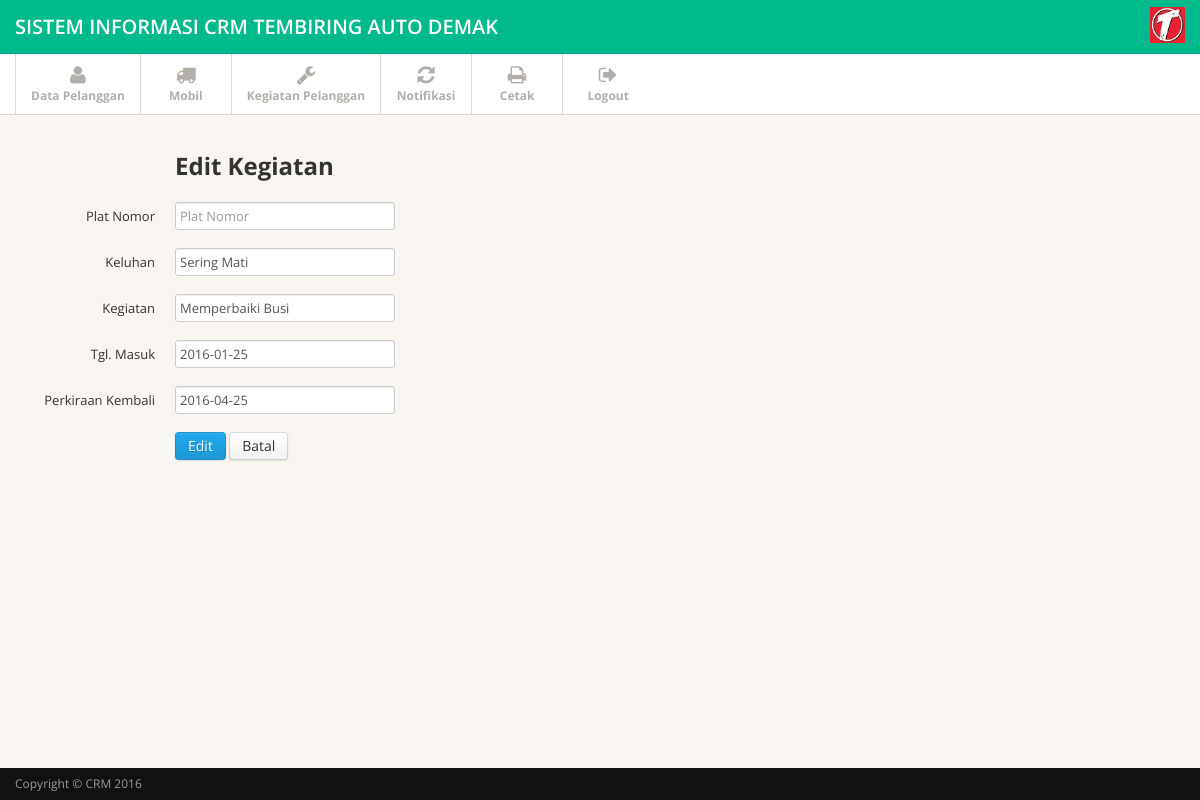
The app's page /edit_kegiatan.php?id=2 (signed in) with its own data.
### tables this page shows
CREATE TABLE IF NOT EXISTS `kegiatan` (
  `id_kegiatan` int(5) unsigned NOT NULL AUTO_INCREMENT,
  `id_pelanggan` int(5) unsigned NOT NULL,
  `id_mobil` int(5) unsigned NOT NULL,
  `keluhan` varchar(100) NOT NULL,
  `kegiatan` varchar(100) NOT NULL,
  `tanggal_masuk` date NOT NULL,
  `perkiraan_kembali` date NOT NULL,
  `status_kirim` enum('B','K') NOT NULL,
  PRIMARY KEY (`id_kegiatan`),
  KEY `FK_kegiatan_mobil` (`id_mobil`),
  KEY `FK_kegiatan_pelanggan` (`id_pelanggan`)
);

### sistem/db/MysqliDb.php (called while the page is built, shortened)
<?php
class MysqliDb
{
    public static $prefix = '';
    protected $_mysqli;
    protected $_query;
    protected $_queryOptions = array();
    protected $_orderBy = array();
    protected $_groupBy = array();
    protected $_bindParams = array('');
    protected $host;
    protected $username;
    protected $password;
    protected $db;
    protected $port;
    protected $charset;
    public $returnType = 'array';
    protected $_nestJoin = false;
    private $_tableName = '';
    protected $_mapKey = null;
    public function __construct($host = 'localhost', $username = 'root', $password = '', $db = 'crm', $port = null, $charset = 'utf8')
    {
        $isSubQuery = false;
        if (is_object($host)) {
            $this->_mysqli = $host;
        } else {
            $this->host = $host;
        }
        $this->username = $username;
        $this->password = $password;
        $this->db = $db;
        $this->port = $port;
        $this->charset = $charset;
    }
    public function connect()
    {
        $this->_mysqli = new mysqli($this->host, $this->username, $this->password, $this->db, $this->port);
        if ($this->charset) {
            $this->_mysqli->set_charset($this->charset);
        }
    }
    public function mysqli()
    {
        return $this->_mysqli;
    }
    protected function reset()
    {
        $this->_orderBy = array();
        $this->_groupBy = array();
        $this->_bindParams = array('');
        $this->_query = null;
        $this->_queryOptions = array();
        $this->returnType = 'array';
        $this->_nestJoin = false;
        $this->_tableName = '';
        $this->_mapKey = null;
    }
    public function get($tableName, $numRows = null, $columns = '*')
    {
        $column = is_array($columns) ? implode(', ', $columns) : $columns;
        if (strpos($tableName, '.') === false) {
            $this->_tableName = self::$prefix . $tableName;
        } else {
            $this->_tableName = $tableName;
        }
        $this->_query = 'SELECT ' . implode(' ', $this->_queryOptions) . ' ' .
            $column . " FROM " . $this->_tableName;
        $stmt = $this->_buildQuery($numRows);
        $stmt->execute();
        $res = $this->_dynamicBindResults($stmt);
        return $res;
    }
    public function getOne($tableName, $columns = '*')
    {
        $res = $this->get($tableName, 1, $columns);
        if ($res instanceof MysqliDb) {
            return $res;
        } elseif (is_array($res) && isset($res[0])) {
            return $res[0];
        } elseif ($res) {
            return $res;
        }
        return null;
    }
    protected function _determineType($item)
    {
        switch (gettype($item)) {
            case 'NULL':
            case 'string':
                return 's';
                break;
        }
        return '';
    }
    protected function _bindParam($value)
    {
        $this->_bindParams[0] .= $this->_determineType($value);
        array_push($this->_bindParams, $value);
    }
    protected function _buildPair($operator, $value)
    {
        if (!is_object($value)) {
            return ' ' . $operator . ' ? ';
        }
        $subQuery = $value->getSubQuery();
        return " " . $operator . " (" . $subQuery['query'] . ") " . $subQuery['alias'];
    }
    protected function _buildQuery($numRows = null, $tableData = null)
    {
        $stmt = $this->_prepareQuery();
        if (count($this->_bindParams) > 1) {
            call_user_func_array(array($stmt, 'bind_param'), $this->refValues($this->_bindParams));
        }
        return $stmt;
    }
    protected function _dynamicBindResults(mysqli_stmt $stmt)
    {
        $parameters = array();
        $results = array();
        $mysqlLongType = 252;
        $shouldStoreResult = false;
        $meta = $stmt->result_metadata();
        $row = array();
        while ($field = $meta->fetch_field()) {
            if ($this->_nestJoin && $field->table != $this->_tableName) {
                $field->table = substr($field->table, strlen(self::$prefix));
                $row[$field->table][$field->name] = null;
                $parameters[] = & $row[$field->table][$field->name];
            } else {
                $row[$field->name] = null;
                $parameters[] = & $row[$field->name];
            }
        }
        call_user_func_array(array($stmt, 'bind_result'), $parameters);
        while ($stmt->fetch()) {
            if ($this->returnType == 'object') {
                $result = new stdClass ();
                foreach ($row as $key => $val) {
                    if (is_array($val)) {
                        $result->$key = new stdClass ();
                        foreach ($val as $k => $v) {
                            $result->$key->$k = $v;
                        }
                    } else {
                        $result->$key = $val;
                    }
                }
            } else {
                $result = array();
                foreach ($row as $key => $val) {
                    if (is_array($val)) {
                        foreach ($val as $k => $v) {
                            $result[$key][$k] = $v;
                        }
                    } else {
                        $result[$key] = $val;
                    }
                }
            }
            if ($this->_mapKey) {
                $results[$row[$this->_mapKey]] = count($row) > 2 ? $result : end($result);
            } else {
                array_push($results, $result);
            }
        }
        return $results;
    }
    protected function _buildCondition($operator, &$conditions)
    {
        if (empty($conditions)) {
            return;
        }
        $this->_query .= ' ' . $operator;
        foreach ($conditions as $cond) {
            list ($concat, $varName, $operator, $val) = $cond;
            $this->_query .= " " . $concat . " " . $varName;
            switch (strtolower($operator)) {
                default:
                    if (is_array($val)) {
                        $this->_bindParams($val);
                    } elseif ($val === null) {
                        $this->_query .= $operator . " NULL";
                    } elseif ($val != 'DBNULL' || $val == '0') {
                        $this->_query .= $this->_buildPair($operator, $val);
                    }
            }
        }
    }
    protected function _buildGroupBy()
    {
        if (empty($this->_groupBy)) {
            return;
        }
        $this->_query .= " GROUP BY ";
        $this->_query = rtrim($this->_query, ', ') . " ";
    }
    protected function _buildOrderBy()
    {
        if (empty($this->_orderBy)) {
            return;
        }
        $this->_query .= " ORDER BY ";
        $this->_query = rtrim($this->_query, ', ') . " ";
    }
    protected function _buildLimit($numRows)
    {
        if (is_array($numRows)) {
            $this->_query .= ' LIMIT ' . (int) $numRows[0] . ', ' . (int) $numRows[1];
        } else {
            $this->_query .= ' LIMIT ' . (int) $numRows;
        }
    }
    protected function _prepareQuery()
    {
        if (!$stmt = $this->mysqli()->prepare($this->_query)) {
            $msg = "Problem preparing query ($this->_query) " . $this->mysqli()->error;
            $this->reset();
            throw new Exception($msg);
        }
        return $stmt;
    }
    protected function refValues(array &$arr)
    {
        if (strnatcmp(phpversion(), '5.3') >= 0) {
            $refs = array();
            foreach ($arr as $key => $value) {
                $refs[$key] = & $arr[$key];
            }
            return $refs;
        }
        return $arr;
    }
    protected function replacePlaceHolders($str, $vals)
    {
        $i = 1;
        $newStr = "";
        while ($pos = strpos($str, "?")) {
            $val = $vals[$i++];
            $newStr .= substr($str, 0, $pos) . "'" . $val . "'";
            $str = substr($str, $pos + 1);
        }
        $newStr .= $str;
        return $newStr;
    }
}

### edit_kegiatan.php (the view, shortened to what this page needs)
<?php include 'template/navbar.php'  ?>
<?php include 'template/subnavbar.php'  ?>
<?php
    include 'sistem/db/MysqliDb.php';
    $db = new MysqliDb();
    $id = $_GET['id'];
    $db->where('id_kegiatan', $id);
    $kegiatan = $db->getOne('kegiatan');
?>
<div class="main">
  <div class="main-inner">
    <div class="container">
      <div class="row">
        <div class="span5">
            <form class="form-horizontal" action="proses_edit_kegiatan.php" method="post" accept-charset="utf-8">
                <fieldset>
                <h2 class="control-group controls">Edit Kegiatan</h2>
                <div class="control-group">
                    <label class="control-label" for="plat_nomor">Plat Nomor</label>
                    <div class="controls">
                        <input type="text" name="plat_nomor" id="plat_nomor" value="" placeholder="Plat Nomor">
                    </div>
                </div>
                <div class="control-group">
                    <label class="control-label" for="keluhan">Keluhan</label>
                    <div class="controls">
                        <input type="text" name="keluhan" id="keluhan" value="<?= $kegiatan['keluhan'] ?>" placeholder="Keluhan">
                    </div>
                </div>
                <div class="control-group">
                    <label class="control-label" for="kegiatan">Kegiatan</label>
                    <div class="controls">
                        <input type="text" id="kegiatan" name="kegiatan" id="tgl_lahir" value="<?= $kegiatan['kegiatan'] ?>" placeholder="Kegiatan">
                    </div>
                </div>
                <div class="control-group">
                    <label class="control-label" for="tanggal_masuk">Tgl. Masuk</label>
                    <div class="controls">
                        <input type="text" name="tanggal_masuk" id="tanggal_masuk" value="<?= $kegiatan['tanggal_masuk'] ?>" placeholder="Tgl. Masuk">
                    </div>
                </div>
                <div class="control-group">
                    <label class="control-label" for="perkiraan_kembali">Perkiraan Kembali</label>
                    <div class="controls">
                        <input type="text" name="perkiraan_kembali" id="perkiraan_kembali" value="<?= $kegiatan['perkiraan_kembali'] ?>" placeholder="Perkiraan Kembali">
                    </div>
                </div>
                <div class="controls">
                    <button type="submit" class="btn btn-primary">Edit</button>
                    <a href="kegiatan.php" class="btn btn-default" title="">Batal</a>
                </div>
                </fieldset>
            </form>
        </div>
      </div>
    </div>
  </div>
</div>
<?php include('template/footer.php')  ?>

### asset/css/style.css (style rules this page uses)
body { background: #f9f6f1; font: 13px/1.7em 'Open Sans'; }
input, button, select, textarea { font-family: 'Open Sans'; }
.main { padding-bottom: 2em; border-bottom: 1px solid #000; }

### template/navbar.php (style rules this page uses)
.main { padding-bottom: 2em; border-bottom: 0px; }

### records on screen
kegiatan: keluhan "Sering Mati", kegiatan "Memperbaiki Busi", tanggal_masuk "2016-01-25", perkiraan_kembali "2016-04-25"
